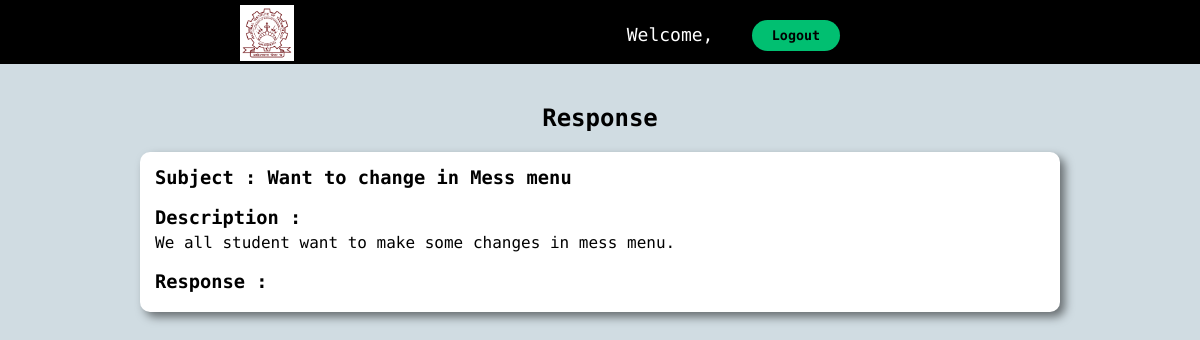
The page /students/view_response.php?c_id=8 on the database its author committed.
### tables this page shows
CREATE TABLE `student_complains` (
  `com_id` int(11) NOT NULL,
  `student_roll` int(11) NOT NULL,
  `com_subject` text NOT NULL,
  `com_desc` text NOT NULL,
  `response` text NOT NULL
);

### students/view_response.php (the view, shortened to what this page needs)
<?php
include '../partials/db_connect.php';
?>
<!DOCTYPE html>
<html lang="en">
<head>
    <link rel="stylesheet" href="../css/student.css">
    <link rel="stylesheet" href="../css/leaverequest.css">
</head>
<body class="com_body">
    <?php
    $com_id = $_GET['c_id'];
    $sql = "SELECT * FROM student_complains WHERE com_id = $com_id";
    $res = mysqli_query($conn, $sql);
    $count = mysqli_num_rows($res);
    if ($count == 1) {
        $rows = mysqli_fetch_assoc($res);
        $com_subject = $rows['com_subject'];
        $com_desc = $rows['com_desc'];
        $response = $rows['response'];
    }
    ?>
    <div class="nav-content">
        <div class="wrapper">
            <div class="nav-align">
                <div class="nav-logo">
                    <a href=""><img src="../image/logo.png" alt="NIT kkr Logo" style="background-color:white;"></a>
                </div>
                <div class="nav-links">
                    <ul class="text-center">
                        <li style="color:white;">Welcome,</li>
                        <button class="btn-primary res-btn" style="margin-left:2vw; margin-top:2.5vh;"
                            onclick="change2()">Logout</button>
                    </ul>
                </div>
            </div>
        </div>
    </div>
    <div class="wrapper">
        <h2 class="text-center">Response</h2>
        <div class="complains">
            <h3>Subject :
                <?php echo $com_subject ?>
            </h3><br>
            <h3>Description : </h3>
            <p style="padding-top:5px;"><?php echo $com_desc ?></p>
            <br>
            <h3>Response : </h3>
            <p style="padding-top:5px;"><?php echo $response ?></p>
        </div>
    </div>
</body>

### css/student.css (style rules this page uses)
* { padding: 0; margin: 0; box-sizing: border-box; font-family: "Encode Sans Expanded", sans-serif; }
body { height: 100vh; width: 100vw; overflow-x: hidden !important; }
.wrapper { width: 80%; margin: 0 auto; }
.text-center { text-align: center; }
.btn-primary { padding: 8px 20px; border-radius: 25px; background-color: #01bf71; border: none; font-weight: bold; }
.nav-content { min-height: 8vh; background-color: black; }
.nav-align { background-color: black; max-height: 8vh; display: flex; justify-content: space-between; gap: 20px; margin-left: 10vw; margin-right: 20vw; }
.nav-logo a img { height: 7vh; padding: 2px; margin-top: 0.6vh; }
.nav-links ul { display: flex; gap: 0.6vw; font-size: large; text-decoration: none; }
.nav-links ul li { margin-top: 3vh; }
.nav-links ul li { list-style-type: none; }

### css/leaverequest.css (style rules this page uses)
* { padding: 0; margin: 0; box-sizing: border-box; font-family: "Encode Sans Expanded", sans-serif; }
body { height: 100vh; width: 100vw; }
h2 { padding-top: 40px; }
::placeholder { color: #fff; }
.com_body { background-color: rgb(208, 220, 226); }
.complains { padding: 15px; box-shadow: 5px 5px 10px rgba(1,1,1,0.5); margin: 20px; border-radius: 10px; background-color: white; }
a { text-decoration: none; }

### rows shown on the page
student_complains: com_subject "Want to change in Mess menu", com_desc "We all student want to make some changes in mess menu."
